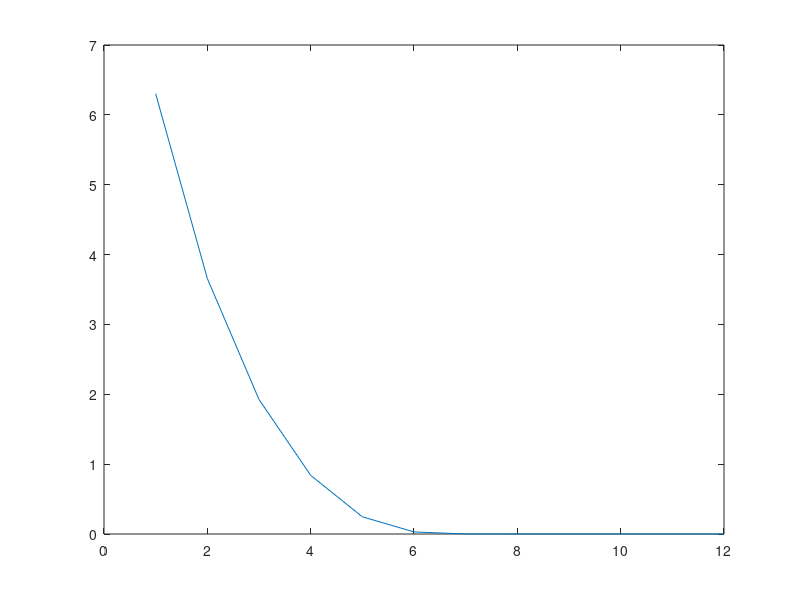

Write the MATLAB code that produced this figure.
%% q1
clear all

format long
%% Newton demo

f = @(x) x.^3 - 5;
fp = @(x) 3*x.^2;

%x0 = 0
x0 = 12;

xk = x0;
exact_root = 1.70997594667669698935310887254386;
errors = [];
n_s = [];

for i = 1:12
    xnew = xk - f(xk) / fp(xk);
    error = abs(exact_root - xnew);
    n_s = [n_s i];
    errors = [errors error];
    xk = xnew;
end

plot(n_s, errors)